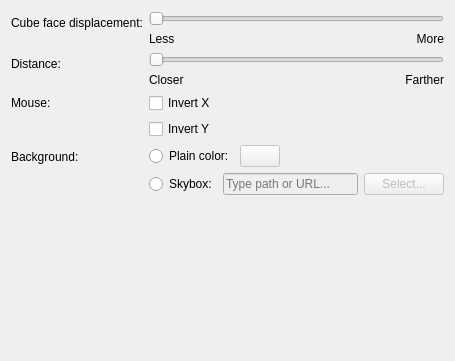
<?xml version="1.0" encoding="UTF-8"?>
<ui version="4.0">
 <class>CubeEffectConfig</class>
 <widget class="QWidget" name="CubeEffectConfig">
  <property name="geometry">
   <rect>
    <x>0</x>
    <y>0</y>
    <width>455</width>
    <height>361</height>
   </rect>
  </property>
  <property name="minimumSize">
   <size>
    <width>400</width>
    <height>250</height>
   </size>
  </property>
  <layout class="QFormLayout" name="formLayout">
   <item row="0" column="0">
    <widget class="QLabel" name="label_2">
     <property name="text">
      <string>Cube face displacement:</string>
     </property>
    </widget>
   </item>
   <item row="0" column="1">
    <layout class="QGridLayout" name="gridLayout">
     <item row="0" column="0" colspan="2">
      <widget class="QSlider" name="kcfg_CubeFaceDisplacement">
       <property name="maximum">
        <number>300</number>
       </property>
       <property name="orientation">
        <enum>Qt::Horizontal</enum>
       </property>
      </widget>
     </item>
     <item row="1" column="0">
      <widget class="QLabel" name="label_less">
       <property name="sizePolicy">
        <sizepolicy hsizetype="Expanding" vsizetype="Preferred">
         <horstretch>0</horstretch>
         <verstretch>0</verstretch>
        </sizepolicy>
       </property>
       <property name="text">
        <string>Less</string>
       </property>
      </widget>
     </item>
     <item row="1" column="1">
      <widget class="QLabel" name="label_more">
       <property name="sizePolicy">
        <sizepolicy hsizetype="Expanding" vsizetype="Preferred">
         <horstretch>0</horstretch>
         <verstretch>0</verstretch>
        </sizepolicy>
       </property>
       <property name="text">
        <string>More</string>
       </property>
       <property name="alignment">
        <set>Qt::AlignRight|Qt::AlignTrailing|Qt::AlignVCenter</set>
       </property>
      </widget>
     </item>
    </layout>
   </item>
   <item row="1" column="0">
    <widget class="QLabel" name="label">
     <property name="text">
      <string>Distance:</string>
     </property>
    </widget>
   </item>
   <item row="1" column="1">
    <layout class="QGridLayout" name="gridLayout_2">
     <item row="0" column="0" colspan="2">
      <widget class="QSlider" name="slider_DistanceFactor">
       <property name="minimum">
        <number>100</number>
       </property>
       <property name="maximum">
        <number>300</number>
       </property>
       <property name="orientation">
        <enum>Qt::Horizontal</enum>
       </property>
      </widget>
     </item>
     <item row="1" column="0">
      <widget class="QLabel" name="label_closer">
       <property name="sizePolicy">
        <sizepolicy hsizetype="Expanding" vsizetype="Preferred">
         <horstretch>0</horstretch>
         <verstretch>0</verstretch>
        </sizepolicy>
       </property>
       <property name="text">
        <string>Closer</string>
       </property>
      </widget>
     </item>
     <item row="1" column="1">
      <widget class="QLabel" name="label_farther">
       <property name="sizePolicy">
        <sizepolicy hsizetype="Expanding" vsizetype="Preferred">
         <horstretch>0</horstretch>
         <verstretch>0</verstretch>
        </sizepolicy>
       </property>
       <property name="text">
        <string>Farther</string>
       </property>
       <property name="alignment">
        <set>Qt::AlignRight|Qt::AlignTrailing|Qt::AlignVCenter</set>
       </property>
      </widget>
     </item>
    </layout>
   </item>
   <item row="2" column="0">
    <widget class="QLabel" name="label_Mouse">
     <property name="text">
      <string>Mouse:</string>
     </property>
    </widget>
   </item>
   <item row="2" column="1">
    <widget class="QCheckBox" name="kcfg_MouseInvertedX">
     <property name="text">
      <string>Invert X</string>
     </property>
    </widget>
   </item>
   <item row="3" column="1">
    <widget class="QCheckBox" name="kcfg_MouseInvertedY">
     <property name="text">
      <string>Invert Y</string>
     </property>
    </widget>
   </item>
   <item row="4" column="0">
    <widget class="QLabel" name="label_4">
     <property name="text">
      <string>Background:</string>
     </property>
    </widget>
   </item>
   <item row="4" column="1">
    <layout class="QVBoxLayout" name="verticalLayout_3">
     <item>
      <layout class="QHBoxLayout" name="horizontalLayout">
       <item>
        <widget class="QRadioButton" name="button_Color">
         <property name="sizePolicy">
          <sizepolicy hsizetype="Minimum" vsizetype="Fixed">
           <horstretch>0</horstretch>
           <verstretch>0</verstretch>
          </sizepolicy>
         </property>
         <property name="text">
          <string>Plain color:</string>
         </property>
        </widget>
       </item>
       <item>
        <widget class="KColorButton" name="kcfg_BackgroundColor">
         <property name="enabled">
          <bool>false</bool>
         </property>
         <property name="flat">
          <bool>false</bool>
         </property>
        </widget>
       </item>
       <item>
        <spacer name="horizontalSpacer">
         <property name="orientation">
          <enum>Qt::Horizontal</enum>
         </property>
         <property name="sizeHint" stdset="0">
          <size>
           <width>40</width>
           <height>20</height>
          </size>
         </property>
        </spacer>
       </item>
      </layout>
     </item>
     <item>
      <layout class="QHBoxLayout" name="horizontalLayout_2">
       <item>
        <widget class="QRadioButton" name="button_SkyBox">
         <property name="text">
          <string>Skybox:</string>
         </property>
        </widget>
       </item>
       <item>
        <widget class="QLineEdit" name="kcfg_SkyBox">
         <property name="enabled">
          <bool>false</bool>
         </property>
         <property name="placeholderText">
          <string>Type path or URL...</string>
         </property>
        </widget>
       </item>
       <item>
        <widget class="QPushButton" name="button_SelectSkyBox">
         <property name="enabled">
          <bool>false</bool>
         </property>
         <property name="text">
          <string>Select...</string>
         </property>
        </widget>
       </item>
      </layout>
     </item>
    </layout>
   </item>
   <item row="5" column="0" colspan="2">
    <widget class="KShortcutsEditor" name="shortcutsEditor" native="true">
     <property name="sizePolicy">
      <sizepolicy hsizetype="Preferred" vsizetype="Preferred">
       <horstretch>0</horstretch>
       <verstretch>0</verstretch>
      </sizepolicy>
     </property>
    </widget>
   </item>
  </layout>
 </widget>
 <customwidgets>
  <customwidget>
   <class>KColorButton</class>
   <extends>QPushButton</extends>
   <header>kcolorbutton.h</header>
  </customwidget>
  <customwidget>
   <class>KShortcutsEditor</class>
   <extends>QWidget</extends>
   <header>kshortcutseditor.h</header>
   <container>1</container>
  </customwidget>
 </customwidgets>
 <resources/>
 <connections>
  <connection>
   <sender>button_SkyBox</sender>
   <signal>toggled(bool)</signal>
   <receiver>button_SelectSkyBox</receiver>
   <slot>setEnabled(bool)</slot>
   <hints>
    <hint type="sourcelabel">
     <x>242</x>
     <y>229</y>
    </hint>
    <hint type="destinationlabel">
     <x>446</x>
     <y>235</y>
    </hint>
   </hints>
  </connection>
  <connection>
   <sender>button_SkyBox</sender>
   <signal>toggled(bool)</signal>
   <receiver>kcfg_SkyBox</receiver>
   <slot>setEnabled(bool)</slot>
   <hints>
    <hint type="sourcelabel">
     <x>242</x>
     <y>229</y>
    </hint>
    <hint type="destinationlabel">
     <x>356</x>
     <y>234</y>
    </hint>
   </hints>
  </connection>
  <connection>
   <sender>button_Color</sender>
   <signal>toggled(bool)</signal>
   <receiver>kcfg_BackgroundColor</receiver>
   <slot>setEnabled(bool)</slot>
   <hints>
    <hint type="sourcelabel">
     <x>196</x>
     <y>175</y>
    </hint>
    <hint type="destinationlabel">
     <x>292</x>
     <y>181</y>
    </hint>
   </hints>
  </connection>
 </connections>
</ui>
